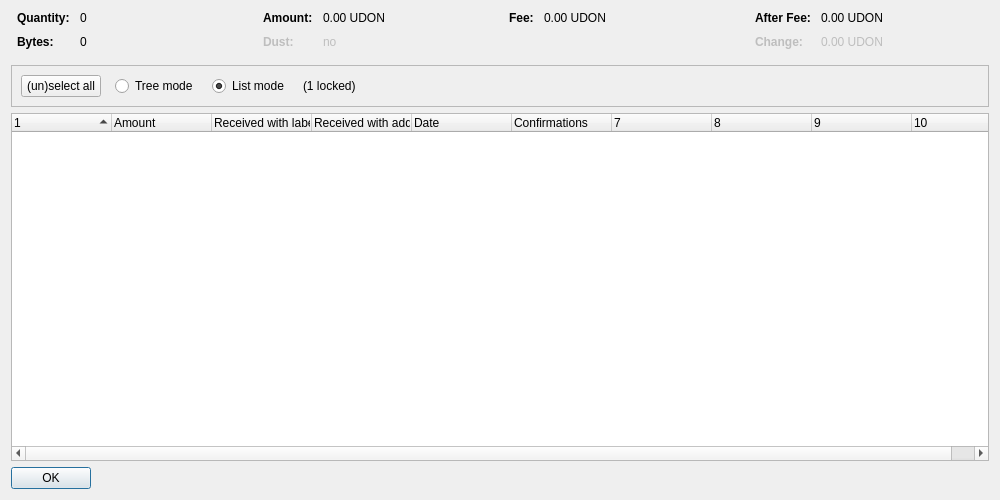
<?xml version="1.0" encoding="UTF-8"?>
<ui version="4.0">
 <class>CoinControlDialog</class>
 <widget class="QDialog" name="CoinControlDialog">
  <property name="geometry">
   <rect>
    <x>0</x>
    <y>0</y>
    <width>1000</width>
    <height>500</height>
   </rect>
  </property>
  <property name="windowTitle">
   <string>Coin Selection</string>
  </property>
  <layout class="QVBoxLayout" name="verticalLayout">
   <item>
    <layout class="QHBoxLayout" name="horizontalLayoutTop" stretch="0,0,0,0">
     <property name="topMargin">
      <number>0</number>
     </property>
     <property name="bottomMargin">
      <number>10</number>
     </property>
     <item>
      <layout class="QFormLayout" name="formLayoutCoinControl1">
       <property name="horizontalSpacing">
        <number>10</number>
       </property>
       <property name="verticalSpacing">
        <number>10</number>
       </property>
       <property name="leftMargin">
        <number>6</number>
       </property>
       <property name="rightMargin">
        <number>6</number>
       </property>
       <item row="0" column="0">
        <widget class="QLabel" name="labelCoinControlQuantityText">
         <property name="font">
          <font>
           <weight>75</weight>
           <bold>true</bold>
          </font>
         </property>
         <property name="text">
          <string>Quantity:</string>
         </property>
        </widget>
       </item>
       <item row="0" column="1">
        <widget class="QLabel" name="labelCoinControlQuantity">
         <property name="cursor">
          <cursorShape>IBeamCursor</cursorShape>
         </property>
         <property name="contextMenuPolicy">
          <enum>Qt::ActionsContextMenu</enum>
         </property>
         <property name="text">
          <string notr="true">0</string>
         </property>
         <property name="textInteractionFlags">
          <set>Qt::LinksAccessibleByMouse|Qt::TextSelectableByKeyboard|Qt::TextSelectableByMouse</set>
         </property>
        </widget>
       </item>
       <item row="1" column="0">
        <widget class="QLabel" name="labelCoinControlBytesText">
         <property name="font">
          <font>
           <weight>75</weight>
           <bold>true</bold>
          </font>
         </property>
         <property name="text">
          <string>Bytes:</string>
         </property>
        </widget>
       </item>
       <item row="1" column="1">
        <widget class="QLabel" name="labelCoinControlBytes">
         <property name="cursor">
          <cursorShape>IBeamCursor</cursorShape>
         </property>
         <property name="contextMenuPolicy">
          <enum>Qt::ActionsContextMenu</enum>
         </property>
         <property name="text">
          <string notr="true">0</string>
         </property>
         <property name="textInteractionFlags">
          <set>Qt::LinksAccessibleByMouse|Qt::TextSelectableByKeyboard|Qt::TextSelectableByMouse</set>
         </property>
        </widget>
       </item>
      </layout>
     </item>
     <item>
      <layout class="QFormLayout" name="formLayoutCoinControl2">
       <property name="horizontalSpacing">
        <number>10</number>
       </property>
       <property name="verticalSpacing">
        <number>10</number>
       </property>
       <property name="leftMargin">
        <number>6</number>
       </property>
       <property name="rightMargin">
        <number>6</number>
       </property>
       <item row="0" column="0">
        <widget class="QLabel" name="labelCoinControlAmountText">
         <property name="font">
          <font>
           <weight>75</weight>
           <bold>true</bold>
          </font>
         </property>
         <property name="text">
          <string>Amount:</string>
         </property>
        </widget>
       </item>
       <item row="0" column="1">
        <widget class="QLabel" name="labelCoinControlAmount">
         <property name="cursor">
          <cursorShape>IBeamCursor</cursorShape>
         </property>
         <property name="contextMenuPolicy">
          <enum>Qt::ActionsContextMenu</enum>
         </property>
         <property name="text">
          <string notr="true">0.00 UDON</string>
         </property>
         <property name="textInteractionFlags">
          <set>Qt::LinksAccessibleByMouse|Qt::TextSelectableByKeyboard|Qt::TextSelectableByMouse</set>
         </property>
        </widget>
       </item>
       <item row="1" column="0">
        <widget class="QLabel" name="labelCoinControlLowOutputText">
         <property name="enabled">
          <bool>false</bool>
         </property>
         <property name="font">
          <font>
           <weight>75</weight>
           <bold>true</bold>
          </font>
         </property>
         <property name="text">
          <string>Dust:</string>
         </property>
        </widget>
       </item>
       <item row="1" column="1">
        <widget class="QLabel" name="labelCoinControlLowOutput">
         <property name="enabled">
          <bool>false</bool>
         </property>
         <property name="cursor">
          <cursorShape>IBeamCursor</cursorShape>
         </property>
         <property name="contextMenuPolicy">
          <enum>Qt::ActionsContextMenu</enum>
         </property>
         <property name="text">
          <string notr="true">no</string>
         </property>
         <property name="textInteractionFlags">
          <set>Qt::LinksAccessibleByMouse|Qt::TextSelectableByKeyboard|Qt::TextSelectableByMouse</set>
         </property>
        </widget>
       </item>
      </layout>
     </item>
     <item>
      <layout class="QFormLayout" name="formLayoutCoinControl3">
       <property name="horizontalSpacing">
        <number>10</number>
       </property>
       <property name="verticalSpacing">
        <number>10</number>
       </property>
       <property name="leftMargin">
        <number>6</number>
       </property>
       <property name="rightMargin">
        <number>6</number>
       </property>
       <item row="0" column="0">
        <widget class="QLabel" name="labelCoinControlFeeText">
         <property name="font">
          <font>
           <weight>75</weight>
           <bold>true</bold>
          </font>
         </property>
         <property name="text">
          <string>Fee:</string>
         </property>
        </widget>
       </item>
       <item row="0" column="1">
        <widget class="QLabel" name="labelCoinControlFee">
         <property name="cursor">
          <cursorShape>IBeamCursor</cursorShape>
         </property>
         <property name="contextMenuPolicy">
          <enum>Qt::ActionsContextMenu</enum>
         </property>
         <property name="text">
          <string notr="true">0.00 UDON</string>
         </property>
         <property name="textInteractionFlags">
          <set>Qt::LinksAccessibleByMouse|Qt::TextSelectableByKeyboard|Qt::TextSelectableByMouse</set>
         </property>
        </widget>
       </item>
      </layout>
     </item>
     <item>
      <layout class="QFormLayout" name="formLayoutCoinControl4">
       <property name="horizontalSpacing">
        <number>10</number>
       </property>
       <property name="verticalSpacing">
        <number>10</number>
       </property>
       <property name="leftMargin">
        <number>6</number>
       </property>
       <property name="rightMargin">
        <number>6</number>
       </property>
       <item row="0" column="0">
        <widget class="QLabel" name="labelCoinControlAfterFeeText">
         <property name="font">
          <font>
           <weight>75</weight>
           <bold>true</bold>
          </font>
         </property>
         <property name="text">
          <string>After Fee:</string>
         </property>
        </widget>
       </item>
       <item row="0" column="1">
        <widget class="QLabel" name="labelCoinControlAfterFee">
         <property name="cursor">
          <cursorShape>IBeamCursor</cursorShape>
         </property>
         <property name="contextMenuPolicy">
          <enum>Qt::ActionsContextMenu</enum>
         </property>
         <property name="text">
          <string notr="true">0.00 UDON</string>
         </property>
         <property name="textInteractionFlags">
          <set>Qt::LinksAccessibleByMouse|Qt::TextSelectableByKeyboard|Qt::TextSelectableByMouse</set>
         </property>
        </widget>
       </item>
       <item row="1" column="0">
        <widget class="QLabel" name="labelCoinControlChangeText">
         <property name="enabled">
          <bool>false</bool>
         </property>
         <property name="font">
          <font>
           <weight>75</weight>
           <bold>true</bold>
          </font>
         </property>
         <property name="text">
          <string>Change:</string>
         </property>
        </widget>
       </item>
       <item row="1" column="1">
        <widget class="QLabel" name="labelCoinControlChange">
         <property name="enabled">
          <bool>false</bool>
         </property>
         <property name="cursor">
          <cursorShape>IBeamCursor</cursorShape>
         </property>
         <property name="contextMenuPolicy">
          <enum>Qt::ActionsContextMenu</enum>
         </property>
         <property name="text">
          <string notr="true">0.00 UDON</string>
         </property>
         <property name="textInteractionFlags">
          <set>Qt::LinksAccessibleByMouse|Qt::TextSelectableByKeyboard|Qt::TextSelectableByMouse</set>
         </property>
        </widget>
       </item>
      </layout>
     </item>
    </layout>
   </item>
   <item>
    <widget class="QFrame" name="frame">
     <property name="minimumSize">
      <size>
       <width>0</width>
       <height>40</height>
      </size>
     </property>
     <property name="frameShape">
      <enum>QFrame::StyledPanel</enum>
     </property>
     <property name="frameShadow">
      <enum>QFrame::Sunken</enum>
     </property>
     <layout class="QHBoxLayout" name="horizontalLayout">
      <item>
       <layout class="QHBoxLayout" name="horizontalLayoutPanel" stretch="0,0,0,0,0">
        <property name="spacing">
         <number>14</number>
        </property>
        <item>
         <widget class="QPushButton" name="pushButtonSelectAll">
          <property name="sizePolicy">
           <sizepolicy hsizetype="Maximum" vsizetype="Fixed">
            <horstretch>0</horstretch>
            <verstretch>0</verstretch>
           </sizepolicy>
          </property>
          <property name="text">
           <string>(un)select all</string>
          </property>
          <property name="autoDefault">
           <bool>false</bool>
          </property>
         </widget>
        </item>
        <item>
         <widget class="QRadioButton" name="radioTreeMode">
          <property name="sizePolicy">
           <sizepolicy hsizetype="Maximum" vsizetype="Fixed">
            <horstretch>0</horstretch>
            <verstretch>0</verstretch>
           </sizepolicy>
          </property>
          <property name="text">
           <string>Tree mode</string>
          </property>
         </widget>
        </item>
        <item>
         <widget class="QRadioButton" name="radioListMode">
          <property name="sizePolicy">
           <sizepolicy hsizetype="Maximum" vsizetype="Fixed">
            <horstretch>0</horstretch>
            <verstretch>0</verstretch>
           </sizepolicy>
          </property>
          <property name="text">
           <string>List mode</string>
          </property>
          <property name="checked">
           <bool>true</bool>
          </property>
         </widget>
        </item>
        <item>
         <widget class="QLabel" name="labelLocked">
          <property name="text">
           <string notr="true">(1 locked)</string>
          </property>
         </widget>
        </item>
        <item>
         <spacer name="horizontalSpacer">
          <property name="orientation">
           <enum>Qt::Horizontal</enum>
          </property>
          <property name="sizeHint" stdset="0">
           <size>
            <width>40</width>
            <height>20</height>
           </size>
          </property>
         </spacer>
        </item>
       </layout>
      </item>
     </layout>
    </widget>
   </item>
   <item>
    <widget class="CoinControlTreeWidget" name="treeWidget">
     <property name="contextMenuPolicy">
      <enum>Qt::CustomContextMenu</enum>
     </property>
     <property name="sortingEnabled">
      <bool>false</bool>
     </property>
     <property name="columnCount">
      <number>10</number>
     </property>
     <attribute name="headerShowSortIndicator" stdset="0">
      <bool>true</bool>
     </attribute>
     <attribute name="headerStretchLastSection">
      <bool>false</bool>
     </attribute>
     <column>
      <property name="text">
       <string/>
      </property>
     </column>
     <column>
      <property name="text">
       <string>Amount</string>
      </property>
     </column>
     <column>
      <property name="text">
       <string>Received with label</string>
      </property>
     </column>
     <column>
      <property name="text">
       <string>Received with address</string>
      </property>
     </column>
     <column>
      <property name="text">
       <string>Date</string>
      </property>
     </column>
     <column>
      <property name="text">
       <string>Confirmations</string>
      </property>
      <property name="toolTip">
       <string>Confirmed</string>
      </property>
     </column>
     <column>
      <property name="text">
       <string/>
      </property>
     </column>
     <column>
      <property name="text">
       <string/>
      </property>
     </column>
     <column>
      <property name="text">
       <string/>
      </property>
     </column>
     <column>
      <property name="text">
       <string/>
      </property>
     </column>
    </widget>
   </item>
   <item>
    <widget class="QDialogButtonBox" name="buttonBox">
     <property name="sizePolicy">
      <sizepolicy hsizetype="Maximum" vsizetype="Fixed">
       <horstretch>0</horstretch>
       <verstretch>0</verstretch>
      </sizepolicy>
     </property>
     <property name="orientation">
      <enum>Qt::Horizontal</enum>
     </property>
     <property name="standardButtons">
      <set>QDialogButtonBox::Ok</set>
     </property>
    </widget>
   </item>
  </layout>
 </widget>
 <customwidgets>
  <customwidget>
   <class>CoinControlTreeWidget</class>
   <extends>QTreeWidget</extends>
   <header>coincontroltreewidget.h</header>
  </customwidget>
 </customwidgets>
 <resources/>
 <connections/>
</ui>
